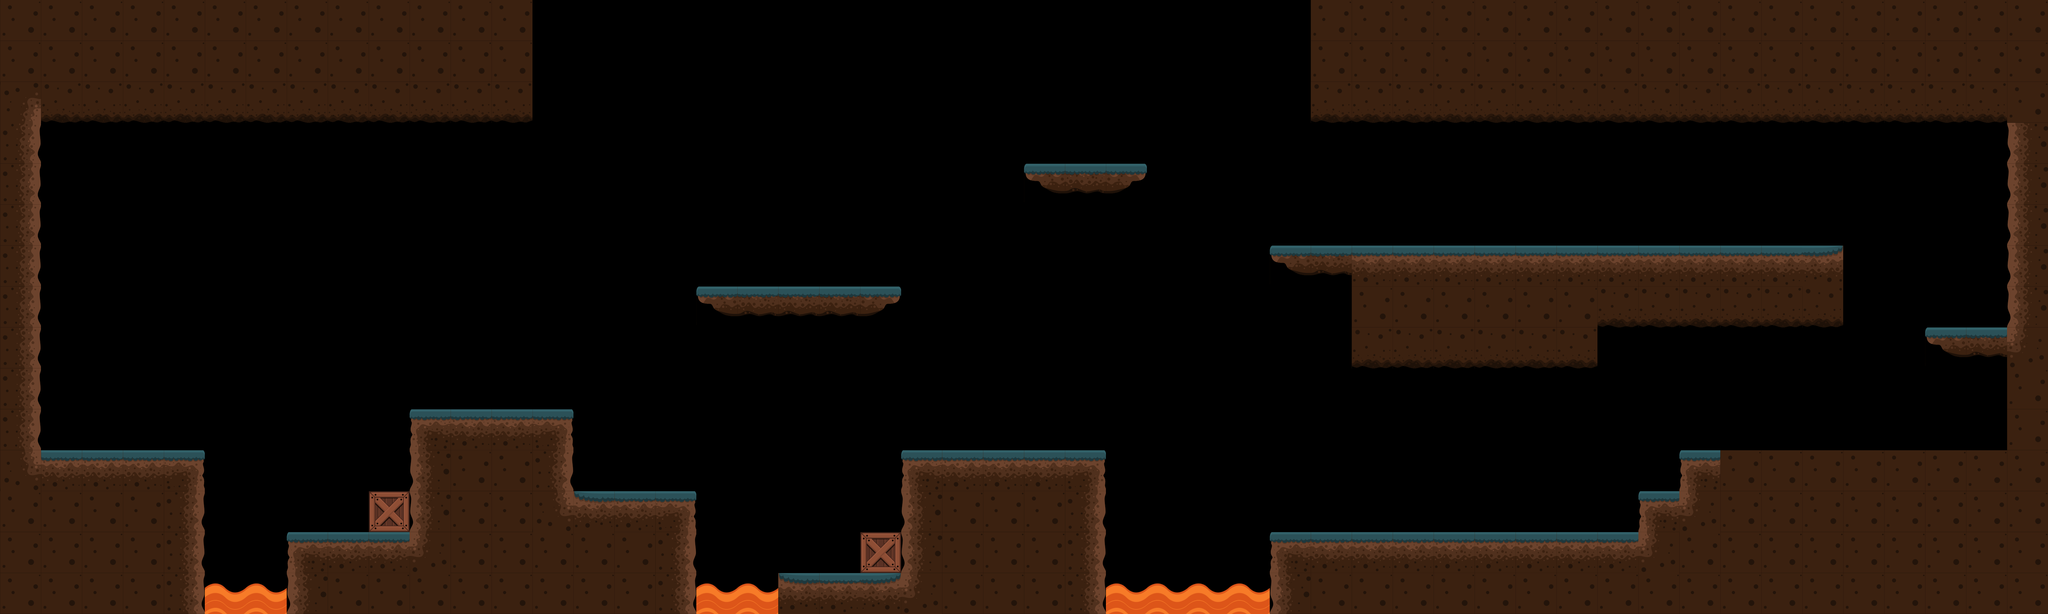

A 2D game scene composited from a Tiled map and its tileset images. What follows is a short description and the map's XML, with every tile layer's data as written:
An orthogonal 50x15 tile map with 120x120 px tiles, 1 tile layer (platforms) and 3 objects (3x lava).

<map version="1.8" tiledversion="1.8.1" orientation="orthogonal" renderorder="right-down" width="50" height="15" tilewidth="120" tileheight="120" infinite="0" nextlayerid="3" nextobjectid="5">
 <editorsettings>
  <export target="war_game/src/assets/maps/halloween/halloween_tilemap.json" format="json" />
 </editorsettings>
 <tileset firstgid="1" name="halloween_tileset" tilewidth="120" tileheight="120" tilecount="182" columns="13">
  <image source="map_tileset.png" width="1663" height="1691" />
  <tile id="1">
   <properties>
    <property name="collides" type="bool" value="true" />
   </properties>
  </tile>
  <tile id="2">
   <properties>
    <property name="collides" type="bool" value="true" />
   </properties>
  </tile>
  <tile id="3">
   <properties>
    <property name="collides" type="bool" value="true" />
   </properties>
  </tile>
  <tile id="5">
   <properties>
    <property name="collides" type="bool" value="true" />
   </properties>
  </tile>
  <tile id="14">
   <properties>
    <property name="collides" type="bool" value="true" />
   </properties>
  </tile>
  <tile id="15">
   <properties>
    <property name="collides" type="bool" value="true" />
   </properties>
  </tile>
  <tile id="16">
   <properties>
    <property name="collides" type="bool" value="true" />
   </properties>
  </tile>
  <tile id="26">
   <properties>
    <property name="collides" type="bool" value="true" />
   </properties>
  </tile>
  <tile id="27">
   <properties>
    <property name="collides" type="bool" value="true" />
   </properties>
  </tile>
  <tile id="28">
   <properties>
    <property name="collides" type="bool" value="true" />
   </properties>
  </tile>
  <tile id="29">
   <properties>
    <property name="collides" type="bool" value="true" />
   </properties>
  </tile>
  <tile id="30">
   <properties>
    <property name="collides" type="bool" value="true" />
   </properties>
  </tile>
  <tile id="39">
   <properties>
    <property name="collides" type="bool" value="true" />
   </properties>
  </tile>
  <tile id="40">
   <properties>
    <property name="collides" type="bool" value="true" />
   </properties>
  </tile>
  <tile id="41">
   <properties>
    <property name="collides" type="bool" value="true" />
   </properties>
  </tile>
  <tile id="42">
   <properties>
    <property name="collides" type="bool" value="true" />
   </properties>
  </tile>
  <tile id="43">
   <properties>
    <property name="collides" type="bool" value="true" />
   </properties>
  </tile>
 </tileset>
 <layer id="1" name="platforms" width="50" height="15">
  <data encoding="csv">
16,16,16,16,16,16,16,16,16,16,16,16,16,0,0,0,0,0,0,0,0,0,0,0,0,0,0,0,0,0,0,0,16,16,16,16,16,16,16,16,16,16,16,16,16,16,16,16,16,16,
16,16,16,16,16,16,16,16,16,16,16,16,16,0,0,0,0,0,0,0,0,0,0,0,0,0,0,0,0,0,0,0,16,16,16,16,16,16,16,16,16,16,16,16,16,16,16,16,16,16,
1073741854,29,29,29,29,29,29,29,29,29,29,29,29,0,0,0,0,0,0,0,0,0,0,0,0,0,0,0,0,0,0,0,29,29,29,29,29,29,29,29,29,29,29,29,29,29,29,29,29,16,
17,0,0,0,0,0,0,0,0,0,0,0,0,0,0,0,0,0,0,0,0,0,0,0,0,0,0,0,0,0,0,0,0,0,0,0,0,0,0,0,0,0,0,0,0,0,0,0,0,15,
17,0,0,0,0,0,0,0,0,0,0,0,0,0,0,0,0,0,0,0,0,0,0,0,0,41,42,43,0,0,0,0,0,0,0,0,0,0,0,0,0,0,0,0,0,0,0,0,0,15,
17,0,0,0,0,0,0,0,0,0,0,0,0,0,0,0,0,0,0,0,0,0,0,0,0,0,0,0,0,0,0,0,0,0,0,0,0,0,0,0,0,0,0,0,0,0,0,0,0,15,
17,0,0,0,0,0,0,0,0,0,0,0,0,0,0,0,0,0,0,0,0,0,0,0,0,0,0,0,0,0,0,41,42,3,3,3,3,3,3,3,3,3,3,3,27,0,0,0,0,15,
17,0,0,0,0,0,0,0,0,0,0,0,0,0,0,0,0,41,42,42,42,43,0,0,0,0,0,0,0,0,0,0,0,16,16,16,16,16,16,29,29,29,29,29,29,0,0,0,0,15,
17,0,0,0,0,0,0,0,0,0,0,0,0,0,0,0,0,0,0,0,0,0,0,0,0,0,0,0,0,0,0,0,0,29,29,29,29,29,29,0,0,0,0,0,0,0,0,41,42,28,
17,0,0,0,0,0,0,0,0,0,0,0,0,0,0,0,0,0,0,0,0,0,0,0,0,0,0,0,0,0,0,0,0,0,0,0,0,0,0,0,0,0,0,0,0,0,0,0,0,16,
17,0,0,0,0,0,0,0,0,0,2,3,3,4,0,0,0,0,0,0,0,0,0,0,0,0,0,0,0,0,0,0,0,0,0,0,0,0,0,0,0,0,0,0,0,0,0,0,0,16,
30,3,3,3,4,0,0,0,0,0,15,16,16,17,0,0,0,0,0,0,0,0,2,3,3,3,4,0,0,0,0,0,0,0,0,0,0,0,0,0,0,2,16,16,16,16,16,16,16,16,
16,16,16,16,17,0,0,0,0,6,15,16,16,30,31,3,4,0,0,0,0,0,15,16,16,16,17,0,0,0,0,0,0,0,0,0,0,0,0,0,2,28,16,16,16,16,16,16,16,16,
16,16,16,16,17,0,0,2,3,3,28,16,16,16,16,16,17,0,0,0,0,6,15,16,16,16,17,0,0,0,0,2,3,3,3,3,3,3,3,3,28,16,16,16,16,16,16,16,16,16,
16,16,16,16,17,53,53,15,16,16,16,16,16,16,16,16,17,53,53,31,3,27,28,16,16,16,17,53,53,53,53,15,16,16,16,16,16,16,16,16,16,16,16,16,16,16,16,16,16,16
</data>
 </layer>
 <objectgroup id="2" name="lava">
  <object id="1" name="lava" x="594.167" y="1693.33" width="253" height="106.833" />
  <object id="3" name="lava" x="2033.5" y="1698.42" width="253" height="103.333" />
  <object id="4" name="lava" x="3232" y="1702.83" width="496" height="98.333" />
 </objectgroup>
</map>